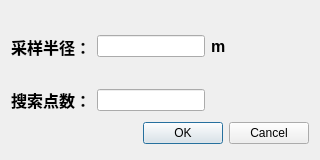
<?xml version="1.0" encoding="UTF-8"?>
<ui version="4.0">
 <class>FilterRadius</class>
 <widget class="QDialog" name="FilterRadius">
  <property name="geometry">
   <rect>
    <x>0</x>
    <y>0</y>
    <width>320</width>
    <height>160</height>
   </rect>
  </property>
  <property name="minimumSize">
   <size>
    <width>320</width>
    <height>160</height>
   </size>
  </property>
  <property name="maximumSize">
   <size>
    <width>320</width>
    <height>160</height>
   </size>
  </property>
  <property name="windowTitle">
   <string>Dialog</string>
  </property>
  <layout class="QGridLayout" name="gridLayout">
   <item row="0" column="0">
    <layout class="QHBoxLayout" name="horizontalLayout_2">
     <item>
      <widget class="QLabel" name="label">
       <property name="font">
        <font>
         <family>Arial</family>
         <pointsize>12</pointsize>
         <weight>75</weight>
         <bold>true</bold>
        </font>
       </property>
       <property name="text">
        <string>采样半径：</string>
       </property>
      </widget>
     </item>
     <item>
      <widget class="QLineEdit" name="lineEdit_1"/>
     </item>
     <item>
      <widget class="QLabel" name="label_3">
       <property name="font">
        <font>
         <family>Arial</family>
         <pointsize>12</pointsize>
         <weight>75</weight>
         <bold>true</bold>
        </font>
       </property>
       <property name="text">
        <string>m</string>
       </property>
      </widget>
     </item>
     <item>
      <spacer name="horizontalSpacer">
       <property name="orientation">
        <enum>Qt::Horizontal</enum>
       </property>
       <property name="sizeHint" stdset="0">
        <size>
         <width>40</width>
         <height>20</height>
        </size>
       </property>
      </spacer>
     </item>
    </layout>
   </item>
   <item row="1" column="0">
    <layout class="QHBoxLayout" name="horizontalLayout">
     <item>
      <widget class="QLabel" name="label_2">
       <property name="font">
        <font>
         <family>Arial</family>
         <pointsize>12</pointsize>
         <weight>75</weight>
         <bold>true</bold>
        </font>
       </property>
       <property name="text">
        <string>搜索点数：</string>
       </property>
      </widget>
     </item>
     <item>
      <widget class="QLineEdit" name="lineEdit_2"/>
     </item>
     <item>
      <spacer name="horizontalSpacer_2">
       <property name="orientation">
        <enum>Qt::Horizontal</enum>
       </property>
       <property name="sizeHint" stdset="0">
        <size>
         <width>40</width>
         <height>20</height>
        </size>
       </property>
      </spacer>
     </item>
    </layout>
   </item>
   <item row="2" column="0">
    <layout class="QHBoxLayout">
     <property name="spacing">
      <number>6</number>
     </property>
     <property name="leftMargin">
      <number>0</number>
     </property>
     <property name="topMargin">
      <number>0</number>
     </property>
     <property name="rightMargin">
      <number>0</number>
     </property>
     <property name="bottomMargin">
      <number>0</number>
     </property>
     <item>
      <spacer>
       <property name="orientation">
        <enum>Qt::Horizontal</enum>
       </property>
       <property name="sizeHint" stdset="0">
        <size>
         <width>131</width>
         <height>31</height>
        </size>
       </property>
      </spacer>
     </item>
     <item>
      <widget class="QPushButton" name="btn_Ok">
       <property name="text">
        <string>OK</string>
       </property>
      </widget>
     </item>
     <item>
      <widget class="QPushButton" name="btn_Cancel">
       <property name="text">
        <string>Cancel</string>
       </property>
      </widget>
     </item>
    </layout>
   </item>
  </layout>
 </widget>
 <resources/>
 <connections>
  <connection>
   <sender>btn_Ok</sender>
   <signal>clicked()</signal>
   <receiver>FilterRadius</receiver>
   <slot>btn_Ok_clicked()</slot>
   <hints>
    <hint type="sourcelabel">
     <x>288</x>
     <y>258</y>
    </hint>
    <hint type="destinationlabel">
     <x>96</x>
     <y>254</y>
    </hint>
   </hints>
  </connection>
  <connection>
   <sender>btn_Cancel</sender>
   <signal>clicked()</signal>
   <receiver>FilterRadius</receiver>
   <slot>btn_Cancel_clicked()</slot>
   <hints>
    <hint type="sourcelabel">
     <x>369</x>
     <y>258</y>
    </hint>
    <hint type="destinationlabel">
     <x>179</x>
     <y>282</y>
    </hint>
   </hints>
  </connection>
 </connections>
 <slots>
  <slot>btn_Ok_clicked()</slot>
  <slot>btn_Cancel_clicked()</slot>
 </slots>
</ui>
